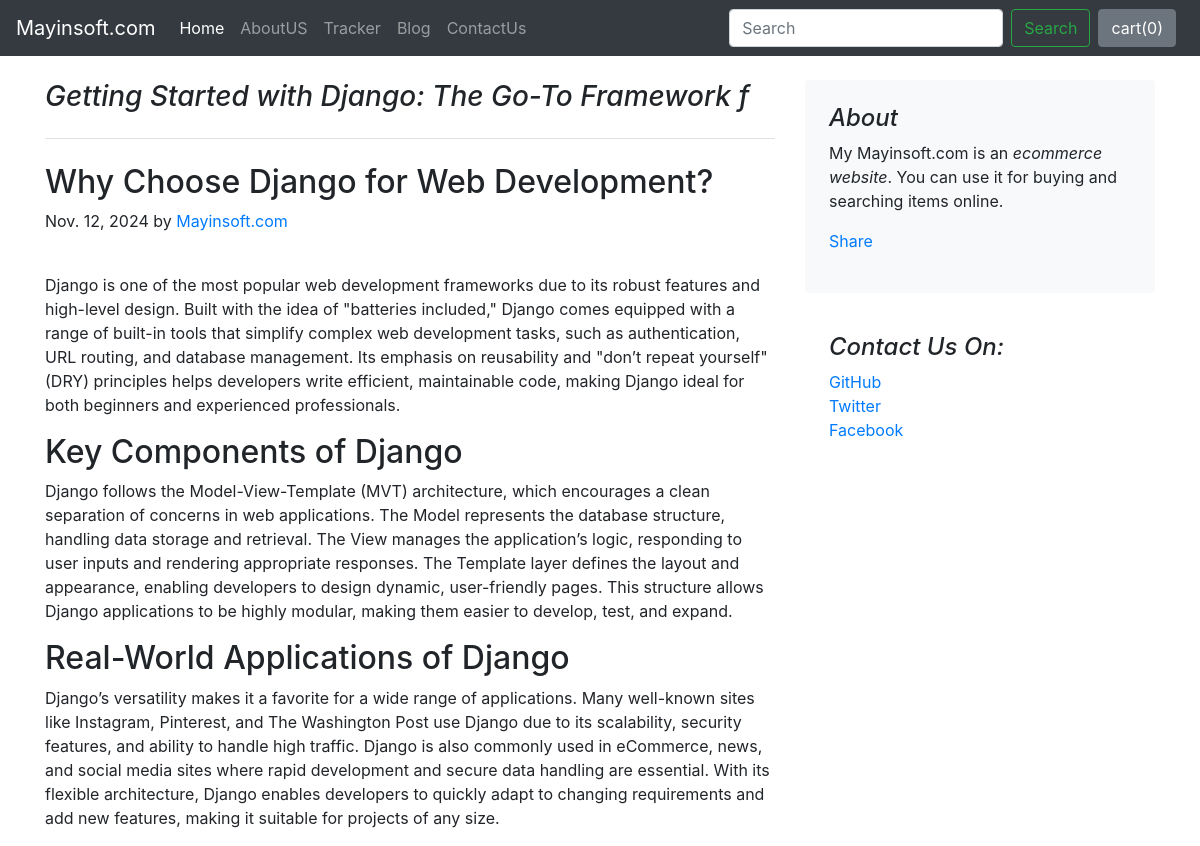
The app's page /blog/blogpost1 with its own data.
### Blog/models.py (models this page shows, shortened)
class Blogpost(models.Model):
    post_id = models.AutoField(primary_key= True)
    title = models.CharField(max_length=50)
    head0 = models.CharField(max_length=500, default="")
    chead0 = models.CharField(max_length=5000, default="")
    head1 = models.CharField(max_length=500, default="")
    chead1 = models.CharField(max_length=5000, default="")
    head2 = models.CharField(max_length=500, default="")
    chead2 = models.CharField(max_length=5000, default="")
    pub_date = models.DateField()
    thumbnail = models.ImageField(upload_to='shop/images', default="")

### Blog/views.py (the view)
# urls.py: path('blogpost<int:myid>', views.blogpost,name="blogPost"),
def blogpost(request, myid):
    post=Blogpost.objects.filter(post_id=myid)[0]
    return render(request,"blog/blogpost.html",{'post':post})

### Blog/templates/blog/blogpost.html (shortened to what this page needs)
{%extends 'blog/basic.html'%}
{%block body%}
<div class="container">
    <div class="row mt-4">
        <div class="col-md-8 blog-main">
            <h3 class="pb-4 mb-4 font-italic border-bottom">
                {{post.title}}
            </h3>
            <div class="blog-post">
                <h2 class="blog-post-title">{{post.head0}}</h2>
                <p class="blog-post-meta">{{post.pub_date}} by <a href="#">Mayinsoft.com</a></p>
                <div class="fb-like" data-href="http://127.0.0.1:8000/blog/blogpost{{post.post_id}}" data-layout="standard" data-action="like" data-size="large" data-show-faces="false" data-share="true"></div><br>
                <p>{{post.chead0}}</p>
                <h2>{{post.head1}}</h2>
                <p>{{post.chead1}}</p>
                <h2>{{post.head2}}</h2>
                <p>{{post.chead2}}</p>
            </div>
        </div>
        <aside class="col-md-4 blog-sidebar">
            <div class="p-4 mb-3 bg-light rounded">
                <h4 class="font-italic">About</h4>
                <p class="mb-0">My Mayinsoft.com is an <em>ecommerce website</em>. You can use it for buying and searching items online. </p>
                <div class="my-3 fb-share-button" data-href="http://127.0.0.1:8000/blog/blogpost{{post.post_id}}" data-layout="button_count" data-size="large"><a target="_blank" href="https://www.facebook.com/sharer/sharer.php?u=http%3A%2F%2F127.0.0.1%3A8000%2Fblog%2Fblogpost%2F4&src=sdkpreparse" class="fb-xfbml-parse-ignore">Share</a></div>
            </div>
            <div class="p-4">
                <h4 class="font-italic">Contact Us On: </h4>
                <ol class="list-unstyled">
                    <li><a href="#">GitHub</a></li>
                    <li><a href="#">Twitter</a></li>
                    <li><a href="#">Facebook</a></li>
                </ol>
            </div>
        </aside>
    </div>
</div>
{%endblock%}

### records on screen
Blogpost: title "Getting Started with Django: The Go-To Framework f", head0 "Why Choose Django for Web Development?", pub_date "Nov. 12, 2024", chead0 "Django is one of the most popular web development frameworks due to its robust features and high-level design. Built with the idea of \"batteries included,\" Django comes equipped with a range of built-in tools that simplify complex web development tasks, such as authentication, URL routing, and database management. Its emphasis on reusability and \"don’t repeat yourself\" (DRY) principles helps developers write efficient, maintainable code, making Django ideal for both beginners and experienced professionals.", head1 "Key Components of Django", chead1 "Django follows the Model-View-Template (MVT) architecture, which encourages a clean separation of concerns in web applications. The Model represents the database structure, handling data storage and retrieval. The View manages the application’s logic, responding to user inputs and rendering appropriate responses. The Template layer defines the layout and appearance, enabling developers to design dynamic, user-friendly pages. This structure allows Django applications to be highly modular, making them easier to develop, test, and expand.", head2 "Real-World Applications of Django", chead2 "Django’s versatility makes it a favorite for a wide range of applications. Many well-known sites like Instagram, Pinterest, and The Washington Post use Django due to its scalability, security features, and ability to handle high traffic. Django is also commonly used in eCommerce, news, and social media sites where rapid development and secure data handling are essential. With its flexible architecture, Django enables developers to quickly adapt to changing requirements and add new features, making it suitable for projects of any size."
